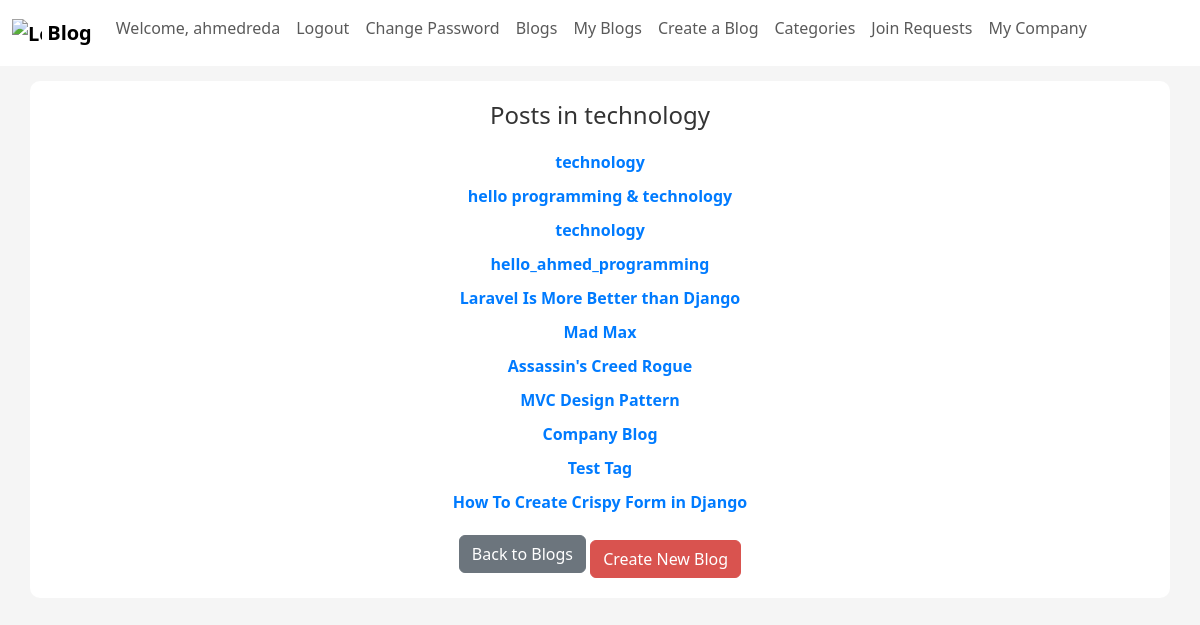
The page /blog/categories/12/ (signed in) on the database as committed earlier.
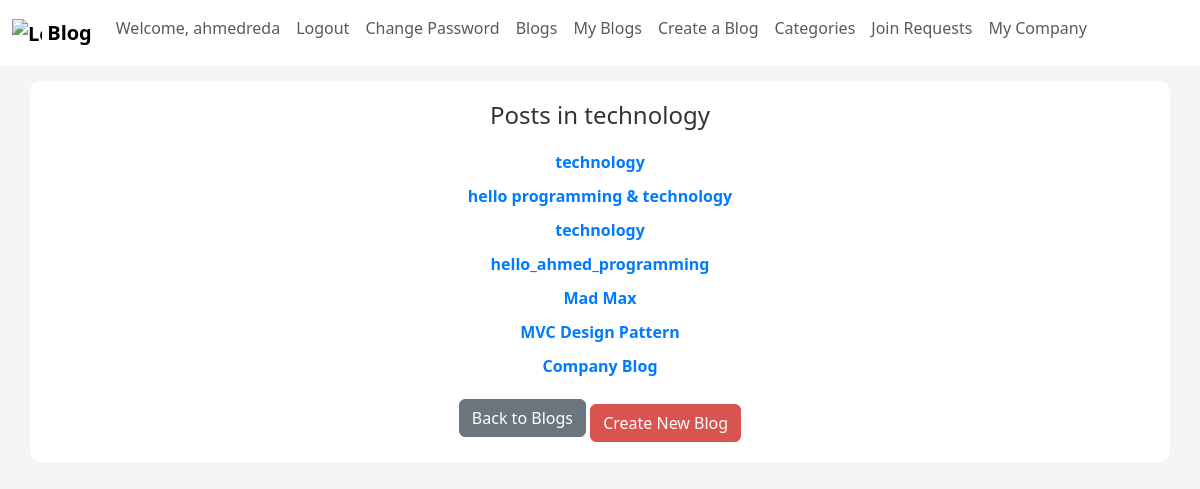
The same page on the database as committed later.
### myApp/models.py (models this page shows, shortened)
class Blog(models.Model):
  ID = models.BigAutoField(auto_created = True, primary_key=True, verbose_name="ID")
  title = models.CharField(max_length=200)
  content = models.TextField()
  author = models.ForeignKey(User, on_delete=models.CASCADE, blank=False)
  created_at = models.DateTimeField(auto_now_add=True, blank=True)
  updated_at = models.DateTimeField(auto_now=True)
  is_draft = models.BooleanField(default=True)
  publish_status = models.CharField(max_length=10, choices=[('draft', 'Draft'), ('published', 'Published')], default='draft')
  tags = models.ManyToManyField(Tag,related_name="tag_posts")
  categories = models.ManyToManyField(Category)
  company = models.ForeignKey(Company, on_delete=models.SET_NULL, blank=True, null=True)

### myApp/views.py (the view)
# urls.py: path('blog/categories/<int:category_id>/', category_post_list, name='category_post_list'),
@login_required
def category_post_list(request, category_id):
    category = get_object_or_404(Category, pk=category_id)
    posts = Blog.objects.filter(categories=category, publish_status='published')
    return render(request, 'category/post_category.html', {'category': category, 'posts': posts})

### myApp/templatetags/my_custom_tags.py (called while the page is built)
@register.filter(name='has_group')
def has_group(user, group_name):
    return user.groups.filter(name=group_name).exists()

### myApp/templates/category/post_category.html (shortened to what this page needs)
<!DOCTYPE html>
<html lang="en">
	<head>
		{% load static %}
		<link href="{% static 'css/bootstrap.css' %}" rel="stylesheet" />
		<link href="{% static 'css/home.css' %}" rel="stylesheet" />
	</head>
	<body>
		{% include "Blog/blogNavBar.html" %}
		<div class="container">
			<h1>Posts in {{ category.name }}</h1>
			{% if posts %}
			<ul>
				{% for post in posts %} {% if post.ID %}
				<li><a href="{% url 'blogPage' post.ID %}">{{ post.title }}</a></li>
				{% endif %} {% endfor %}
			</ul>
			{% else %}
			<p class="no-posts">No posts found in this category.</p>
			{% endif %}
			<a href="{% url 'showBlogs'%}" class="btn btn-secondary">Back to Blogs</a>
			<a href="{% url 'createBlog'%}" class="btn btn-cancel">Create New Blog</a>
		</div>
	</body>
</html>

Rows that differ between the two databases and show on the page:
removed Blog: title "Laravel Is More Better than Django"
removed Blog: title "Assassin's Creed Rogue"
removed Blog: title "Test Tag"
removed Blog: title "How To Create Crispy Form in Django"
